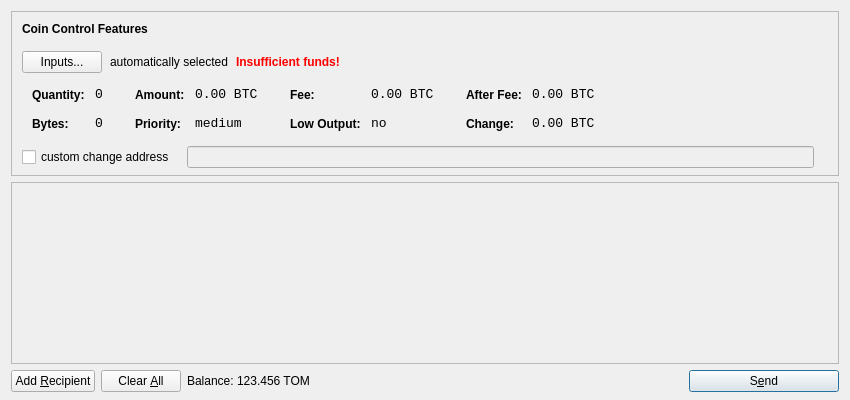
<?xml version="1.0" encoding="UTF-8"?>
<ui version="4.0">
 <class>SendCoinsDialog</class>
 <widget class="QDialog" name="SendCoinsDialog">
  <property name="geometry">
   <rect>
    <x>0</x>
    <y>0</y>
    <width>850</width>
    <height>400</height>
   </rect>
  </property>
  <property name="windowTitle">
   <string>Send Coins</string>
  </property>
  <layout class="QVBoxLayout" name="verticalLayout" stretch="0,1,0">
   <property name="bottomMargin">
    <number>8</number>
   </property>
   <item>
    <widget class="QFrame" name="frameCoinControl">
     <property name="sizePolicy">
      <sizepolicy hsizetype="Expanding" vsizetype="Expanding">
       <horstretch>0</horstretch>
       <verstretch>0</verstretch>
      </sizepolicy>
     </property>
     <property name="maximumSize">
      <size>
       <width>16777215</width>
       <height>16777215</height>
      </size>
     </property>
     <property name="frameShape">
      <enum>QFrame::StyledPanel</enum>
     </property>
     <property name="frameShadow">
      <enum>QFrame::Sunken</enum>
     </property>
     <layout class="QVBoxLayout" name="verticalLayoutCoinControl2">
      <property name="spacing">
       <number>-1</number>
      </property>
      <property name="leftMargin">
       <number>0</number>
      </property>
      <property name="topMargin">
       <number>0</number>
      </property>
      <property name="rightMargin">
       <number>0</number>
      </property>
      <property name="bottomMargin">
       <number>6</number>
      </property>
      <item>
       <layout class="QVBoxLayout" name="verticalLayoutCoinControl" stretch="0,0,0,0,1">
        <property name="spacing">
         <number>0</number>
        </property>
        <property name="leftMargin">
         <number>10</number>
        </property>
        <property name="topMargin">
         <number>10</number>
        </property>
        <item>
         <layout class="QHBoxLayout" name="horizontalLayoutCoinControl1">
          <property name="bottomMargin">
           <number>15</number>
          </property>
          <item>
           <widget class="QLabel" name="labelCoinControlFeatures">
            <property name="sizePolicy">
             <sizepolicy hsizetype="Preferred" vsizetype="Maximum">
              <horstretch>0</horstretch>
              <verstretch>0</verstretch>
             </sizepolicy>
            </property>
            <property name="font">
             <font>
              <weight>75</weight>
              <bold>true</bold>
             </font>
            </property>
            <property name="styleSheet">
             <string notr="true">font-weight:bold;</string>
            </property>
            <property name="text">
             <string>Coin Control Features</string>
            </property>
           </widget>
          </item>
         </layout>
        </item>
        <item>
         <layout class="QHBoxLayout" name="horizontalLayoutCoinControl2" stretch="0,0,0,0">
          <property name="spacing">
           <number>8</number>
          </property>
          <property name="bottomMargin">
           <number>10</number>
          </property>
          <item>
           <widget class="QPushButton" name="pushButtonCoinControl">
            <property name="styleSheet">
             <string notr="true"/>
            </property>
            <property name="text">
             <string>Inputs...</string>
            </property>
           </widget>
          </item>
          <item>
           <widget class="QLabel" name="labelCoinControlAutomaticallySelected">
            <property name="text">
             <string>automatically selected</string>
            </property>
            <property name="margin">
             <number>5</number>
            </property>
           </widget>
          </item>
          <item>
           <widget class="QLabel" name="labelCoinControlInsuffFunds">
            <property name="font">
             <font>
              <weight>75</weight>
              <bold>true</bold>
             </font>
            </property>
            <property name="styleSheet">
             <string notr="true">color:red;font-weight:bold;</string>
            </property>
            <property name="text">
             <string>Insufficient funds!</string>
            </property>
            <property name="margin">
             <number>5</number>
            </property>
           </widget>
          </item>
          <item>
           <spacer name="horizontalSpacerCoinControl">
            <property name="orientation">
             <enum>Qt::Horizontal</enum>
            </property>
            <property name="sizeHint" stdset="0">
             <size>
              <width>40</width>
              <height>1</height>
             </size>
            </property>
           </spacer>
          </item>
         </layout>
        </item>
        <item>
         <widget class="QWidget" name="widgetCoinControl" native="true">
          <property name="sizePolicy">
           <sizepolicy hsizetype="Preferred" vsizetype="Preferred">
            <horstretch>0</horstretch>
            <verstretch>0</verstretch>
           </sizepolicy>
          </property>
          <property name="minimumSize">
           <size>
            <width>0</width>
            <height>0</height>
           </size>
          </property>
          <property name="styleSheet">
           <string notr="true"/>
          </property>
          <layout class="QHBoxLayout" name="horizontalLayoutCoinControl5">
           <property name="margin">
            <number>0</number>
           </property>
           <item>
            <layout class="QHBoxLayout" name="horizontalLayoutCoinControl3" stretch="0,0,0,1">
             <property name="spacing">
              <number>20</number>
             </property>
             <property name="topMargin">
              <number>0</number>
             </property>
             <property name="bottomMargin">
              <number>10</number>
             </property>
             <item>
              <layout class="QFormLayout" name="formLayoutCoinControl1">
               <property name="horizontalSpacing">
                <number>10</number>
               </property>
               <property name="verticalSpacing">
                <number>14</number>
               </property>
               <property name="leftMargin">
                <number>10</number>
               </property>
               <property name="topMargin">
                <number>4</number>
               </property>
               <property name="rightMargin">
                <number>6</number>
               </property>
               <item row="0" column="0">
                <widget class="QLabel" name="labelCoinControlQuantityText">
                 <property name="styleSheet">
                  <string notr="true">font-weight:bold;</string>
                 </property>
                 <property name="text">
                  <string>Quantity:</string>
                 </property>
                 <property name="margin">
                  <number>0</number>
                 </property>
                </widget>
               </item>
               <item row="0" column="1">
                <widget class="QLabel" name="labelCoinControlQuantity">
                 <property name="font">
                  <font>
                   <family>Monospace</family>
                   <pointsize>10</pointsize>
                  </font>
                 </property>
                 <property name="cursor">
                  <cursorShape>IBeamCursor</cursorShape>
                 </property>
                 <property name="contextMenuPolicy">
                  <enum>Qt::ActionsContextMenu</enum>
                 </property>
                 <property name="text">
                  <string notr="true">0</string>
                 </property>
                 <property name="margin">
                  <number>0</number>
                 </property>
                 <property name="textInteractionFlags">
                  <set>Qt::LinksAccessibleByMouse|Qt::TextSelectableByKeyboard|Qt::TextSelectableByMouse</set>
                 </property>
                </widget>
               </item>
               <item row="1" column="0">
                <widget class="QLabel" name="labelCoinControlBytesText">
                 <property name="styleSheet">
                  <string notr="true">font-weight:bold;</string>
                 </property>
                 <property name="text">
                  <string>Bytes:</string>
                 </property>
                </widget>
               </item>
               <item row="1" column="1">
                <widget class="QLabel" name="labelCoinControlBytes">
                 <property name="font">
                  <font>
                   <family>Monospace</family>
                   <pointsize>10</pointsize>
                  </font>
                 </property>
                 <property name="cursor">
                  <cursorShape>IBeamCursor</cursorShape>
                 </property>
                 <property name="contextMenuPolicy">
                  <enum>Qt::ActionsContextMenu</enum>
                 </property>
                 <property name="text">
                  <string notr="true">0</string>
                 </property>
                 <property name="textInteractionFlags">
                  <set>Qt::LinksAccessibleByMouse|Qt::TextSelectableByKeyboard|Qt::TextSelectableByMouse</set>
                 </property>
                </widget>
               </item>
              </layout>
             </item>
             <item>
              <layout class="QFormLayout" name="formLayoutCoinControl2">
               <property name="horizontalSpacing">
                <number>10</number>
               </property>
               <property name="verticalSpacing">
                <number>14</number>
               </property>
               <property name="leftMargin">
                <number>6</number>
               </property>
               <property name="topMargin">
                <number>4</number>
               </property>
               <property name="rightMargin">
                <number>6</number>
               </property>
               <item row="0" column="0">
                <widget class="QLabel" name="labelCoinControlAmountText">
                 <property name="styleSheet">
                  <string notr="true">font-weight:bold;</string>
                 </property>
                 <property name="text">
                  <string>Amount:</string>
                 </property>
                 <property name="margin">
                  <number>0</number>
                 </property>
                </widget>
               </item>
               <item row="0" column="1">
                <widget class="QLabel" name="labelCoinControlAmount">
                 <property name="font">
                  <font>
                   <family>Monospace</family>
                   <pointsize>10</pointsize>
                  </font>
                 </property>
                 <property name="cursor">
                  <cursorShape>IBeamCursor</cursorShape>
                 </property>
                 <property name="contextMenuPolicy">
                  <enum>Qt::ActionsContextMenu</enum>
                 </property>
                 <property name="text">
                  <string notr="true">0.00 BTC</string>
                 </property>
                 <property name="textInteractionFlags">
                  <set>Qt::LinksAccessibleByMouse|Qt::TextSelectableByKeyboard|Qt::TextSelectableByMouse</set>
                 </property>
                </widget>
               </item>
               <item row="1" column="0">
                <widget class="QLabel" name="labelCoinControlPriorityText">
                 <property name="styleSheet">
                  <string notr="true">font-weight:bold;</string>
                 </property>
                 <property name="text">
                  <string>Priority:</string>
                 </property>
                </widget>
               </item>
               <item row="1" column="1">
                <widget class="QLabel" name="labelCoinControlPriority">
                 <property name="font">
                  <font>
                   <family>Monospace</family>
                   <pointsize>10</pointsize>
                  </font>
                 </property>
                 <property name="cursor">
                  <cursorShape>IBeamCursor</cursorShape>
                 </property>
                 <property name="contextMenuPolicy">
                  <enum>Qt::ActionsContextMenu</enum>
                 </property>
                 <property name="text">
                  <string>medium</string>
                 </property>
                 <property name="textInteractionFlags">
                  <set>Qt::LinksAccessibleByMouse|Qt::TextSelectableByKeyboard|Qt::TextSelectableByMouse</set>
                 </property>
                </widget>
               </item>
              </layout>
             </item>
             <item>
              <layout class="QFormLayout" name="formLayoutCoinControl3">
               <property name="horizontalSpacing">
                <number>10</number>
               </property>
               <property name="verticalSpacing">
                <number>14</number>
               </property>
               <property name="leftMargin">
                <number>6</number>
               </property>
               <property name="topMargin">
                <number>4</number>
               </property>
               <property name="rightMargin">
                <number>6</number>
               </property>
               <item row="0" column="0">
                <widget class="QLabel" name="labelCoinControlFeeText">
                 <property name="styleSheet">
                  <string notr="true">font-weight:bold;</string>
                 </property>
                 <property name="text">
                  <string>Fee:</string>
                 </property>
                 <property name="margin">
                  <number>0</number>
                 </property>
                </widget>
               </item>
               <item row="0" column="1">
                <widget class="QLabel" name="labelCoinControlFee">
                 <property name="font">
                  <font>
                   <family>Monospace</family>
                   <pointsize>10</pointsize>
                  </font>
                 </property>
                 <property name="cursor">
                  <cursorShape>IBeamCursor</cursorShape>
                 </property>
                 <property name="contextMenuPolicy">
                  <enum>Qt::ActionsContextMenu</enum>
                 </property>
                 <property name="text">
                  <string notr="true">0.00 BTC</string>
                 </property>
                 <property name="textInteractionFlags">
                  <set>Qt::LinksAccessibleByMouse|Qt::TextSelectableByKeyboard|Qt::TextSelectableByMouse</set>
                 </property>
                </widget>
               </item>
               <item row="1" column="0">
                <widget class="QLabel" name="labelCoinControlLowOutputText">
                 <property name="styleSheet">
                  <string notr="true">font-weight:bold;</string>
                 </property>
                 <property name="text">
                  <string>Low Output:</string>
                 </property>
                </widget>
               </item>
               <item row="1" column="1">
                <widget class="QLabel" name="labelCoinControlLowOutput">
                 <property name="font">
                  <font>
                   <family>Monospace</family>
                   <pointsize>10</pointsize>
                  </font>
                 </property>
                 <property name="cursor">
                  <cursorShape>IBeamCursor</cursorShape>
                 </property>
                 <property name="contextMenuPolicy">
                  <enum>Qt::ActionsContextMenu</enum>
                 </property>
                 <property name="text">
                  <string>no</string>
                 </property>
                 <property name="textInteractionFlags">
                  <set>Qt::LinksAccessibleByMouse|Qt::TextSelectableByKeyboard|Qt::TextSelectableByMouse</set>
                 </property>
                </widget>
               </item>
              </layout>
             </item>
             <item>
              <layout class="QFormLayout" name="formLayoutCoinControl4">
               <property name="horizontalSpacing">
                <number>10</number>
               </property>
               <property name="verticalSpacing">
                <number>14</number>
               </property>
               <property name="leftMargin">
                <number>6</number>
               </property>
               <property name="topMargin">
                <number>4</number>
               </property>
               <property name="rightMargin">
                <number>6</number>
               </property>
               <item row="0" column="0">
                <widget class="QLabel" name="labelCoinControlAfterFeeText">
                 <property name="styleSheet">
                  <string notr="true">font-weight:bold;</string>
                 </property>
                 <property name="text">
                  <string>After Fee:</string>
                 </property>
                 <property name="margin">
                  <number>0</number>
                 </property>
                </widget>
               </item>
               <item row="0" column="1">
                <widget class="QLabel" name="labelCoinControlAfterFee">
                 <property name="font">
                  <font>
                   <family>Monospace</family>
                   <pointsize>10</pointsize>
                  </font>
                 </property>
                 <property name="cursor">
                  <cursorShape>IBeamCursor</cursorShape>
                 </property>
                 <property name="contextMenuPolicy">
                  <enum>Qt::ActionsContextMenu</enum>
                 </property>
                 <property name="text">
                  <string notr="true">0.00 BTC</string>
                 </property>
                 <property name="textInteractionFlags">
                  <set>Qt::LinksAccessibleByMouse|Qt::TextSelectableByKeyboard|Qt::TextSelectableByMouse</set>
                 </property>
                </widget>
               </item>
               <item row="1" column="0">
                <widget class="QLabel" name="labelCoinControlChangeText">
                 <property name="styleSheet">
                  <string notr="true">font-weight:bold;</string>
                 </property>
                 <property name="text">
                  <string>Change:</string>
                 </property>
                </widget>
               </item>
               <item row="1" column="1">
                <widget class="QLabel" name="labelCoinControlChange">
                 <property name="font">
                  <font>
                   <family>Monospace</family>
                   <pointsize>10</pointsize>
                  </font>
                 </property>
                 <property name="cursor">
                  <cursorShape>IBeamCursor</cursorShape>
                 </property>
                 <property name="contextMenuPolicy">
                  <enum>Qt::ActionsContextMenu</enum>
                 </property>
                 <property name="text">
                  <string notr="true">0.00 BTC</string>
                 </property>
                 <property name="textInteractionFlags">
                  <set>Qt::LinksAccessibleByMouse|Qt::TextSelectableByKeyboard|Qt::TextSelectableByMouse</set>
                 </property>
                </widget>
               </item>
              </layout>
             </item>
            </layout>
           </item>
          </layout>
         </widget>
        </item>
        <item>
         <layout class="QHBoxLayout" name="horizontalLayoutCoinControl4" stretch="0,0,0">
          <property name="spacing">
           <number>12</number>
          </property>
          <property name="sizeConstraint">
           <enum>QLayout::SetDefaultConstraint</enum>
          </property>
          <property name="topMargin">
           <number>5</number>
          </property>
          <property name="rightMargin">
           <number>5</number>
          </property>
          <item>
           <widget class="QCheckBox" name="checkBoxCoinControlChange">
            <property name="text">
             <string>custom change address</string>
            </property>
           </widget>
          </item>
          <item>
           <widget class="QLineEdit" name="lineEditCoinControlChange">
            <property name="enabled">
             <bool>false</bool>
            </property>
            <property name="sizePolicy">
             <sizepolicy hsizetype="Expanding" vsizetype="Fixed">
              <horstretch>0</horstretch>
              <verstretch>0</verstretch>
             </sizepolicy>
            </property>
           </widget>
          </item>
          <item>
           <widget class="QLabel" name="labelCoinControlChangeLabel">
            <property name="sizePolicy">
             <sizepolicy hsizetype="Preferred" vsizetype="Expanding">
              <horstretch>0</horstretch>
              <verstretch>0</verstretch>
             </sizepolicy>
            </property>
            <property name="minimumSize">
             <size>
              <width>0</width>
              <height>0</height>
             </size>
            </property>
            <property name="text">
             <string/>
            </property>
            <property name="margin">
             <number>3</number>
            </property>
           </widget>
          </item>
         </layout>
        </item>
        <item>
         <spacer name="verticalSpacerCoinControl">
          <property name="orientation">
           <enum>Qt::Vertical</enum>
          </property>
          <property name="sizeHint" stdset="0">
           <size>
            <width>800</width>
            <height>1</height>
           </size>
          </property>
         </spacer>
        </item>
       </layout>
      </item>
     </layout>
    </widget>
   </item>
   <item>
    <widget class="QScrollArea" name="scrollArea">
     <property name="widgetResizable">
      <bool>true</bool>
     </property>
     <widget class="QWidget" name="scrollAreaWidgetContents">
      <property name="geometry">
       <rect>
        <x>0</x>
        <y>0</y>
        <width>830</width>
        <height>165</height>
       </rect>
      </property>
      <layout class="QVBoxLayout" name="verticalLayout_2">
       <property name="margin">
        <number>0</number>
       </property>
       <item>
        <layout class="QVBoxLayout" name="entries">
         <property name="spacing">
          <number>6</number>
         </property>
        </layout>
       </item>
       <item>
        <spacer name="verticalSpacer">
         <property name="orientation">
          <enum>Qt::Vertical</enum>
         </property>
         <property name="sizeHint" stdset="0">
          <size>
           <width>20</width>
           <height>40</height>
          </size>
         </property>
        </spacer>
       </item>
      </layout>
     </widget>
    </widget>
   </item>
   <item>
    <layout class="QHBoxLayout" name="horizontalLayout">
     <item>
      <widget class="QPushButton" name="addButton">
       <property name="toolTip">
        <string>Send to multiple recipients at once</string>
       </property>
       <property name="text">
        <string>Add &amp;Recipient</string>
       </property>
       <property name="icon">
        <iconset resource="../bitcoin.qrc">
         <normaloff>:/icons/add</normaloff>:/icons/add</iconset>
       </property>
       <property name="autoDefault">
        <bool>false</bool>
       </property>
      </widget>
     </item>
     <item>
      <widget class="QPushButton" name="clearButton">
       <property name="sizePolicy">
        <sizepolicy hsizetype="Minimum" vsizetype="Fixed">
         <horstretch>0</horstretch>
         <verstretch>0</verstretch>
        </sizepolicy>
       </property>
       <property name="toolTip">
        <string>Remove all transaction fields</string>
       </property>
       <property name="text">
        <string>Clear &amp;All</string>
       </property>
       <property name="icon">
        <iconset resource="../bitcoin.qrc">
         <normaloff>:/icons/remove</normaloff>:/icons/remove</iconset>
       </property>
       <property name="autoRepeatDelay">
        <number>300</number>
       </property>
       <property name="autoDefault">
        <bool>false</bool>
       </property>
      </widget>
     </item>
     <item>
      <layout class="QHBoxLayout" name="horizontalLayout_2">
       <property name="spacing">
        <number>3</number>
       </property>
       <item>
        <widget class="QLabel" name="label">
         <property name="text">
          <string>Balance:</string>
         </property>
        </widget>
       </item>
       <item>
        <widget class="QLabel" name="labelBalance">
         <property name="cursor">
          <cursorShape>IBeamCursor</cursorShape>
         </property>
         <property name="text">
          <string>123.456 TOM</string>
         </property>
         <property name="textInteractionFlags">
          <set>Qt::LinksAccessibleByMouse|Qt::TextSelectableByKeyboard|Qt::TextSelectableByMouse</set>
         </property>
        </widget>
       </item>
      </layout>
     </item>
     <item>
      <spacer name="horizontalSpacer">
       <property name="orientation">
        <enum>Qt::Horizontal</enum>
       </property>
       <property name="sizeHint" stdset="0">
        <size>
         <width>40</width>
         <height>20</height>
        </size>
       </property>
      </spacer>
     </item>
     <item>
      <widget class="QPushButton" name="sendButton">
       <property name="minimumSize">
        <size>
         <width>150</width>
         <height>0</height>
        </size>
       </property>
       <property name="toolTip">
        <string>Confirm the send action</string>
       </property>
       <property name="text">
        <string>S&amp;end</string>
       </property>
       <property name="icon">
        <iconset resource="../bitcoin.qrc">
         <normaloff>:/icons/send</normaloff>:/icons/send</iconset>
       </property>
       <property name="default">
        <bool>true</bool>
       </property>
      </widget>
     </item>
    </layout>
   </item>
  </layout>
 </widget>
 <resources>
  <include location="../bitcoin.qrc"/>
 </resources>
 <connections/>
</ui>
